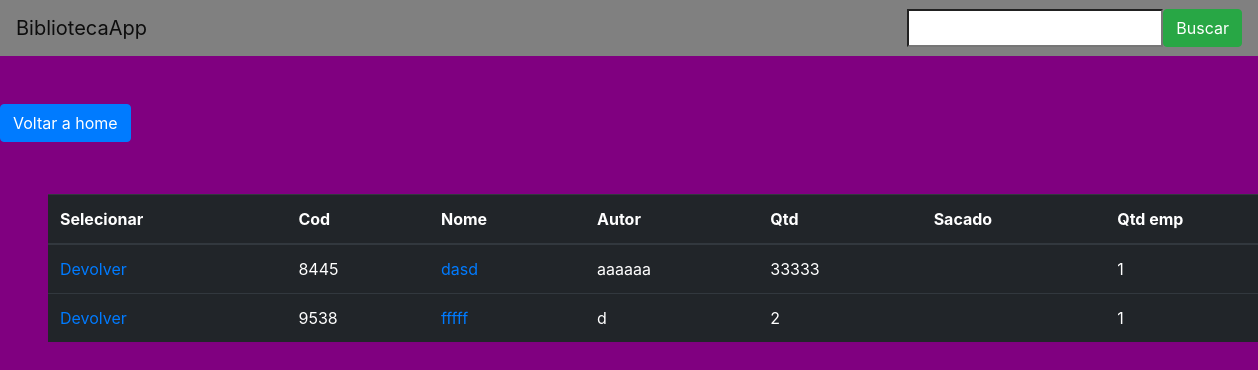
Page /livros-emprestados/ (signed in) on the earlier database version.
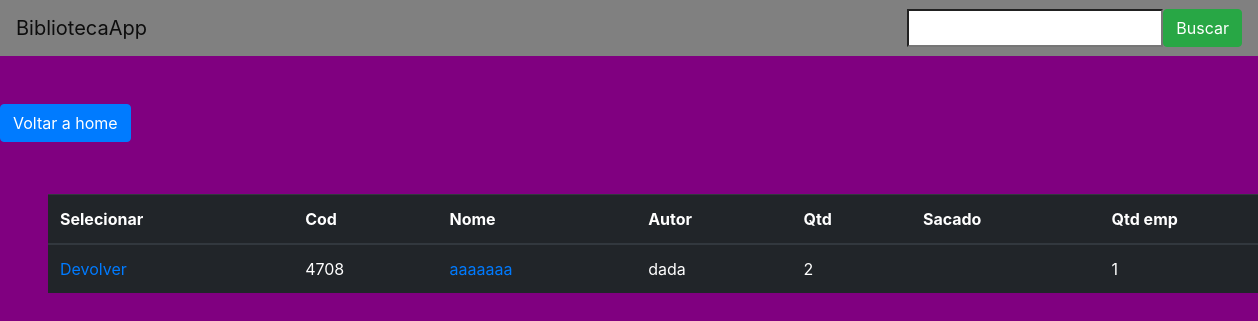
Same page on the later database version.
### bibliotecaApp/models.py (models this page shows, shortened)
class Livro(models.Model):
    user = models.ForeignKey(CustomUser, on_delete=models.CASCADE)
    empresa = models.ForeignKey(Empresas, on_delete=models.CASCADE)
    cod = models.IntegerField(unique=True)
    name = models.CharField(max_length=255, blank=False)
    genery = models.ForeignKey(Genero, on_delete=models.CASCADE, blank=True)
    pg = models.IntegerField()
    picture = models.ImageField(blank=True)
    author = models.CharField(max_length=255)
    qtd = models.IntegerField()
    created_at = models.DateTimeField()
    in_stock = models.BooleanField(default=False)
    emprestado = models.IntegerField(default=0)
    class Meta:
        verbose_name = 'Livro'
        verbose_name_plural = 'Livros'

### bibliotecaApp/views.py (the view)
# urls.py: path('livros-emprestados/', views.livros_emprestados, name='livros-emprestados'),
@login_required(redirect_field_name='login')
def livros_emprestados(request):
    if request.user.is_superuser:
        livros = Livro.objects.filter(emprestado__gt=0,in_stock=True)
    elif request.user.cargo.name == 'Gerente':
        livros = Livro.objects.filter(emprestado__gt=0,empresa_id=request.user.empresa.id, in_stock=True)
    else:
        livros = Livro.objects.filter(emprestado__gt=0,user_id=request.user.id, in_stock=True)
    return render(request, 'pages/livros-emprestados.html', {'livros': livros})

### bibliotecaApp/templates/pages/livros-emprestados.html (shortened to what this page needs)
{% load static%}
<!DOCTYPE html>
<html lang="en">
<head>
    <link rel="stylesheet" href="https://stackpath.bootstrapcdn.com/bootstrap/4.1.3/css/bootstrap.min.css">
    <link rel="stylesheet" href="{% static 'css/global.css' %}">
</head>
<body>
    <header>
        <nav class="navbar navbar-light bg-light">
            <a class="navbar-brand" href="#">BibliotecaApp</a>
            <form action="{% url 'search-livros-emprestados' %}" class="d-flex gap-1">
              <input type="search" name="q">
              <button class="btn btn-success">Buscar</button>
            </form>
        </nav>
    </header>
    <a href="{% url 'home'  %}" class=" btn btn-primary mt-5 mb-1">Voltar a home </a>
    <table class="table table-dark m-5">
        <thead>
            <tr>
                <th scope="col">Selecionar</th>
                <th scope="col">Cod</th>
                <th scope="col">Nome</th>
                <th scope="col">Autor</th>
                <th scope="col">Qtd</th>
                <th scope="col">Sacado</th>
                <th scope="col">Qtd emp</th>
            </tr>
        </thead>
        <tbody>
            {% for livro in livros %}
            <tr>
                <td>
                    <a href="{% url 'devolver-livro' livro.id %}">
                        Devolver
                    </a>
                </td>
                <td scope="row">{{ livro.cod }}</td>
                <td>
                    <a href="{% url 'livro-detail' livro.id %}">
                        {{ livro.name }}
                    </a>
                </td>
                <td>{{ livro.author }}</td>
                <td>{{ livro.qtd }}</td>
                <td>{{ livro.name_sacado }}</td>
                <td>{{ livro.emprestado }}</td>
            </tr>
            {% endfor %}
        </tbody>
    </table>
</body>
</html>

Differences in the rows shown:
no longer on this page (row edited): Livro: cod "8445", name "dasd", author "aaaaaa", qtd "33333", emprestado "1"
removed Livro: cod "9538", name "fffff", author "d", qtd "2", emprestado "1"
now on this page (row edited): Livro: cod "4708", name "aaaaaaa", author "dada", qtd "2", emprestado "1"
